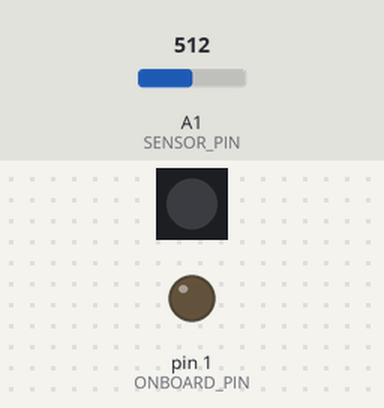
This sketch was run on a simulated Arduino Mega 2560, built with avr-gcc and run on an emulated ATmega2560. Shown: 1 RGB LEDs in strip order, left to right, output pins drawn as LEDs (lit = HIGH). The inputs (shaded band) are chosen by the test bench; at power-on: A1 (SENSOR_PIN) = 512.

Above: at 1.2 s.
1.3 s: A1 (SENSOR_PIN) set to 253
2.8 s: A1 (SENSOR_PIN) set to 235
At 3.27 s:
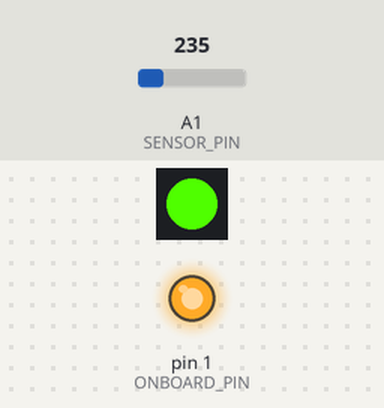
Timing chart, 0 to 6.2 s (numbered marks = the images above; inputs shaded):
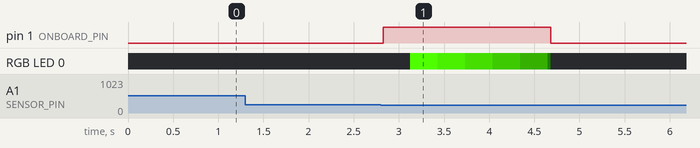

Measured:
- the behaviour switches between 243 and 242 on A1 (SENSOR_PIN) (found by bisection; images 0 and 1)
- after the input at 1.3 s, every drawn part: stays the same
- after the input at 2.8 s, pin 1 (ONBOARD_PIN): LOW → HIGH at once, → LOW 1.9 s later; RGB LED 0: off → RGB(79, 255, 0) after 0.33 s, → RGB(63, 205, 0) 0.30 s later, → RGB(48, 155, 0) 0.30 s later, → RGB(32, 105, 0) 0.30 s later, … (7 changes in this stretch)

The sketch:

sketch_jul03a.ino
```cpp
#include <Adafruit_NeoPixel.h>

//#define FLORA
#define GEMMA

#ifdef FLORA
#define SENSOR_PIN                A9 // Analog input for flex sensor
#define LED_PIN                   8 // NeoPixel strip is connected here
#define NUM_PIXELS                1
#define ONBOARD_PIN               7 // the pin that the LED is attached to
#endif

#ifdef GEMMA
#define SENSOR_PIN                1 // Analog input for flex sensor
#define LED_PIN                   0 // NeoPixel strip is connected here
#define NUM_PIXELS                1
#define ONBOARD_PIN               1 // the pin that the LED is attached to
#endif


#define FADE_IN                   1
#define FADE_OUT                 -1


int brightness = 0;    // how bright the LED is
int fadeAmount = 5;    // how many points to fade the LED by
int fadeState  = 0;
bool resting   = false;
int delayTime  = 30;


Adafruit_NeoPixel strip = Adafruit_NeoPixel(NUM_PIXELS, LED_PIN, NEO_GRB + NEO_KHZ800);

void setup() {
  pinMode(ONBOARD_PIN, OUTPUT);
  #ifdef FLORA
  Serial.begin(9600);
  #endif
  strip.begin();
  strip.setBrightness(255);
  strip.setPixelColor(0, 156, 0, 255);
  strip.show();
}

void loop() {
  int sensorInput;

  sensorInput = analogRead(SENSOR_PIN);
  #ifdef FLORA
    Serial.print(sensorInput);
  #endif
  sensorInput = map(sensorInput, 274, 130, 0, 90);

  #ifdef FLORA
    Serial.print(", ");
    Serial.println(sensorInput);
  #endif
  if (resting && sensorInput < 20)
    resting = false;
  if (resting || sensorInput < 20)
  {
    digitalWrite(ONBOARD_PIN, LOW);
    fadeState = 0;
    brightness = 0;
    strip.setBrightness(brightness);
  }
  else {
      if (fadeState == 0) {
        fadeState = FADE_IN;
        delayTime = 5;
      }
      digitalWrite(ONBOARD_PIN, HIGH);
      strip.setPixelColor(0, 80, 255, 0);
      brightness += fadeState * fadeAmount;
      strip.setBrightness(brightness);
      if (fadeState == FADE_IN && brightness >= 255) {
        fadeState = FADE_OUT;
        delayTime = 30;
      }
      else if (fadeState == FADE_OUT && brightness <= 0)
        resting = true;
  }

  strip.show();
  delay(delayTime);
}
```
